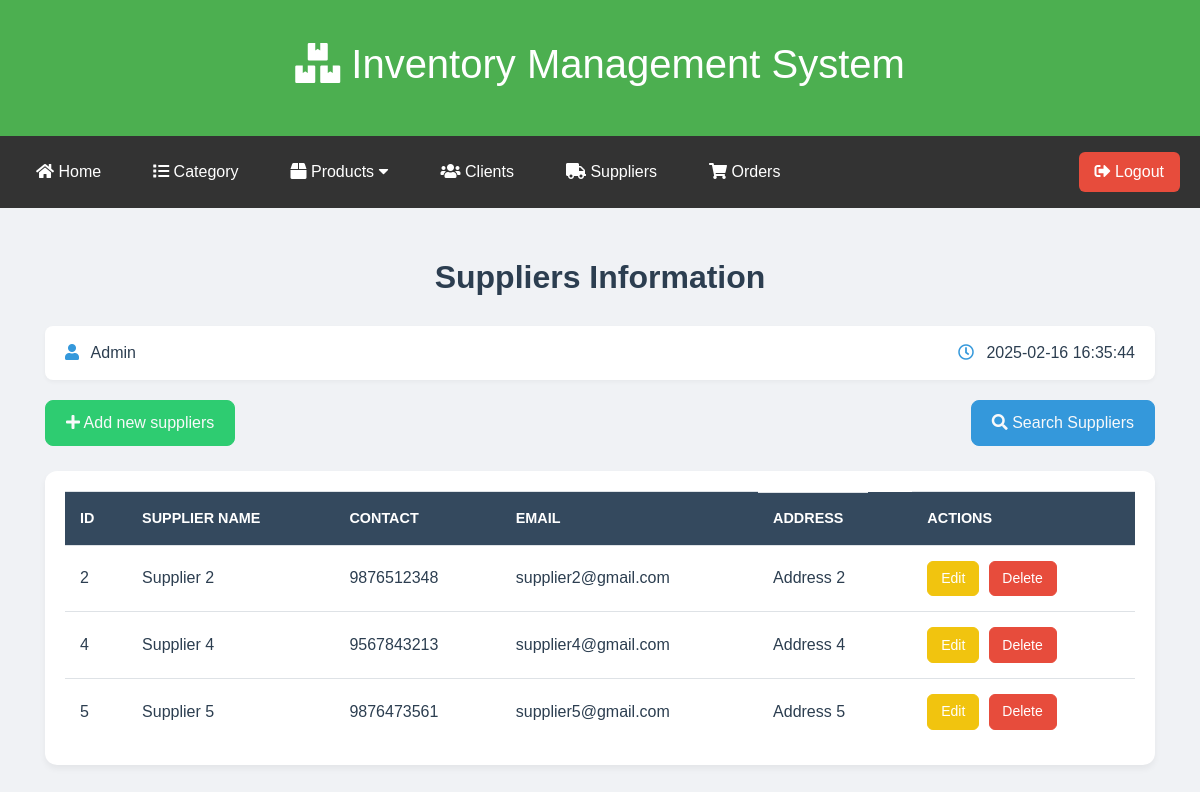
The page /display5.php on the database its author committed.
### tables this page shows
CREATE TABLE `suppliers` (
  `id` int(11) NOT NULL,
  `name` varchar(255) NOT NULL,
  `contact` varchar(255) NOT NULL,
  `email` varchar(255) NOT NULL,
  `address` varchar(255) NOT NULL
);

### display5.php (the view, shortened to what this page needs)
<?php
include 'db.php';
?>
<!doctype html>
<html lang="en">
<head>
    <link rel="stylesheet" href="https://stackpath.bootstrapcdn.com/bootstrap/4.5.2/css/bootstrap.min.css">
    <link rel="stylesheet" href="https://cdnjs.cloudflare.com/ajax/libs/font-awesome/5.15.4/css/all.min.css">
</head>
<body>
<header>
<h1><i class="fas fa-boxes"></i>    Inventory Management System </h1>
</header>
<nav>
    <a href="home.php" style="text-decoration:none;"><i class="fa fa-home"></i> Home</a>
    <a href="category.php" style="text-decoration:none;"><i class="fa fa-list"></i> Category</a>
        <div class="dropdown">
            <button class="dropbtn "><i class="fa fa-box"></i> Products
                <i class="fa fa-caret-down"></i>
            </button>
        </div>
        <a href="display(clients).php" style="text-decoration:none;"><i class="fa fa-users"></i> Clients</a>
        <a href="display5.php" style="text-decoration:none;"><i class="fa fa-truck"></i> Suppliers</a>
        <a href="view_orders1.php" style="text-decoration:none;"><i class="fa fa-shopping-cart"></i> Orders</a>
        <a href="logout.php" class="nav-link logout-btn" name="logout" onclick="return confirmLogout();">
            <i class="fa fa-sign-out-alt"></i> Logout
        </a>
</nav>
<div class="container">
    <h2 class="text-center">Suppliers Information</h2>
    <div class="user-info">
    <div>
        <i class="fas fa-user" style="margin-right: 8px; color: #3498db;"></i>     <?php echo htmlspecialchars('Admin'); ?>
    </div>
    <div>
        <i class="far fa-clock" style="margin-right: 8px; color: #3498db;"></i> <span id="current-time"><?php echo date('Y-m-d H:i:s'); ?></span>
    </div>
</div>
    <div class="d-flex justify-content-between button-container">
        <button class="btn btn-add text-white">
            <a href="create5.php" class="text-light" style="text-decoration: none;">
                <i class="fas fa-plus"></i> Add new suppliers
            </a>
        </button>
        <button class="btn btn-search text-white">
            <a href="search5.php" class="text-light" style="text-decoration: none;">
                <i class="fas fa-search"></i> Search Suppliers
            </a>
        </button>
    </div>
    <div class="table-container">
        <table class="table">
            <thead>
                <tr>
                    <th>Id</th>
                    <th>Supplier Name</th>
                    <th>Contact</th>
                    <th>Email</th>
                    <th style="float:left;">Address</th>
                    <th>Actions</th>
                </tr>
            </thead>
            <tbody>
                <?php
                $sql = "SELECT * FROM suppliers";
                $result = mysqli_query($conn, $sql);
                if ($result) {
                    while ($row = mysqli_fetch_assoc($result)) {
                        $id = $row['id'];
                        $name = $row['name'];
                        $contact = $row['contact'];
                        $email = $row['email'];
                        $address = $row['address'];
                        echo '<tr>
                            <td>' . $id . '</td>
                            <td>' . $name . '</td>
                            <td>' . str_replace(',', '<br>', htmlspecialchars($contact)) . '</td>
                            <td>' . $email . '</td>
                            <td>' . $address . '</td>
                            <td>
                                <a href="edit5.php?id=' . $id . '" class="btn btn-warning btn-sm">Edit</a>
                                <a href="delete5.php?id=' . $id . '" class="btn btn-danger btn-sm" onclick="return confirmDelete();">Delete</a>
                            </td>
                        </tr>';
                    }
                } else {
                    echo '<tr><td colspan="6" class="text-danger">Error fetching data: ' . mysqli_error($conn) . '</td></tr>';
                }
                ?>
            </tbody>
        </table>
    </div>
</div>
</body>
</html>

### display5.php (style rules this page uses)
* { margin: 0; padding: 0; box-sizing: border-box; }
body { background-color: #f0f2f5; font-family: 'Arial', sans-serif; }
header { background-color: #4CAF50; color: white; padding: 40px; text-align: center; }
nav { background-color: #333; display: flex; align-items: center; justify-content: center; padding: 10px; position: relative; }
nav a, .dropdown .dropbtn { color: white; text-align: center; padding: 14px 16px; text-decoration: none; margin: 0 10px; transition: background-color 0.3s, color 0.3s; cursor: pointer; border: none; background: none; font-size: 16px; }
.dropdown { position: relative; display: inline-block; }
.logout-btn { color: white !important; background-color: #e74c3c; border-radius: 6px; margin-left: auto; padding: 8px 16px !important; transition: background-color 0.3s, color 0.3s; }
.container { margin-top: 50px; margin-bottom: 50px; }
h2 { color: #2c3e50; margin-bottom: 30px; font-weight: 600; text-align: center; }
.user-info { background-color: #fff; padding: 15px 20px; border-radius: 8px; box-shadow: 0 2px 4px rgba(0, 0, 0, 0.04); margin-bottom: 20px; color: #2c3e50; display: flex; justify-content: space-between; align-items: center; }
.user-info i { margin-right: 8px; color: #3498db; }
.button-container { margin-bottom: 25px; display: flex; gap: 10px; }
.btn-add { background-color: #2ecc71; border-color: #2ecc71; padding: 10px 20px; border-radius: 8px; transition: all 0.3s ease; display: flex; align-items: center; gap: 8px; }
.btn-search { background-color: #3498db; border-color: #3498db; padding: 10px 20px; border-radius: 8px; transition: all 0.3s ease; display: flex; align-items: center; gap: 8px; }
.table-container { background-color: #fff; border-radius: 12px; box-shadow: 0 4px 6px rgba(0, 0, 0, 0.05); padding: 20px; overflow-x: auto; }
.table { margin-bottom: 0; width: 100%; }
.table thead { background-color: #34495e; color: #fff; }
.table thead th { border-bottom: none; font-weight: 600; text-transform: uppercase; font-size: 0.9rem; padding: 15px; }
.table thead th:nth-child(5) { text-align: right; padding-right: 25px; }
.table thead th { white-space: nowrap; }
.table thead th:last-child { text-align: left; }
.table td { padding: 15px; vertical-align: middle; color: #2c3e50; }
.btn-warning { background-color: #f1c40f; border-color: #f1c40f; color: #fff; margin-right: 5px; transition: all 0.3s ease; }
.btn-danger { background-color: #e74c3c; border-color: #e74c3c; transition: all 0.3s ease; }
.btn-sm { padding: 0.4rem 0.8rem; font-size: 0.875rem; border-radius: 6px; }

### rows shown on the page
suppliers: id "2", name "Supplier 2", contact "9876512348", email "supplier2@gmail.com", address "Address 2"
suppliers: id "4", name "Supplier 4", contact "9567843213", email "supplier4@gmail.com", address "Address 4"
suppliers: id "5", name "Supplier 5", contact "9876473561", email "supplier5@gmail.com", address "Address 5"
